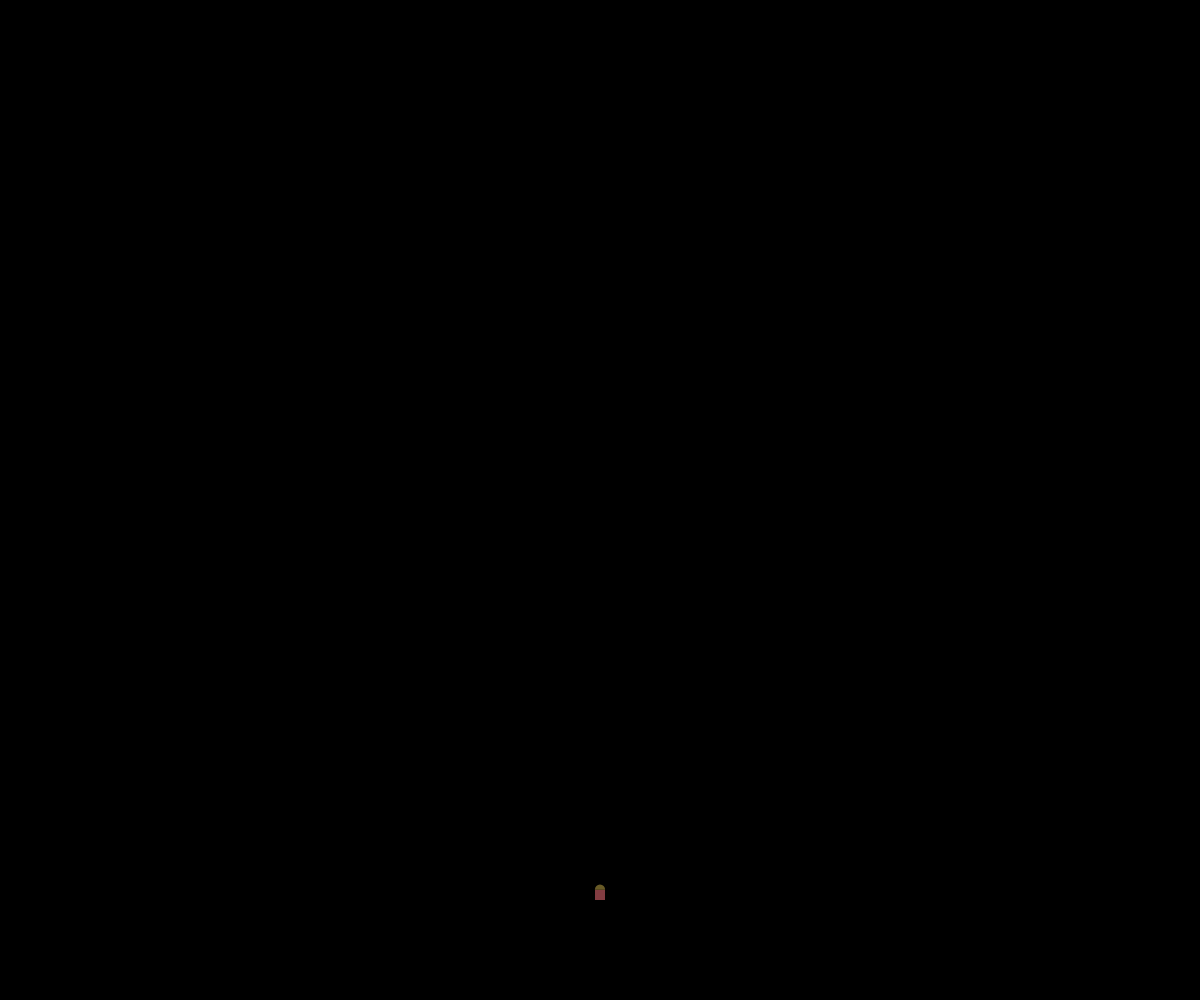
Frame 1 (no input)
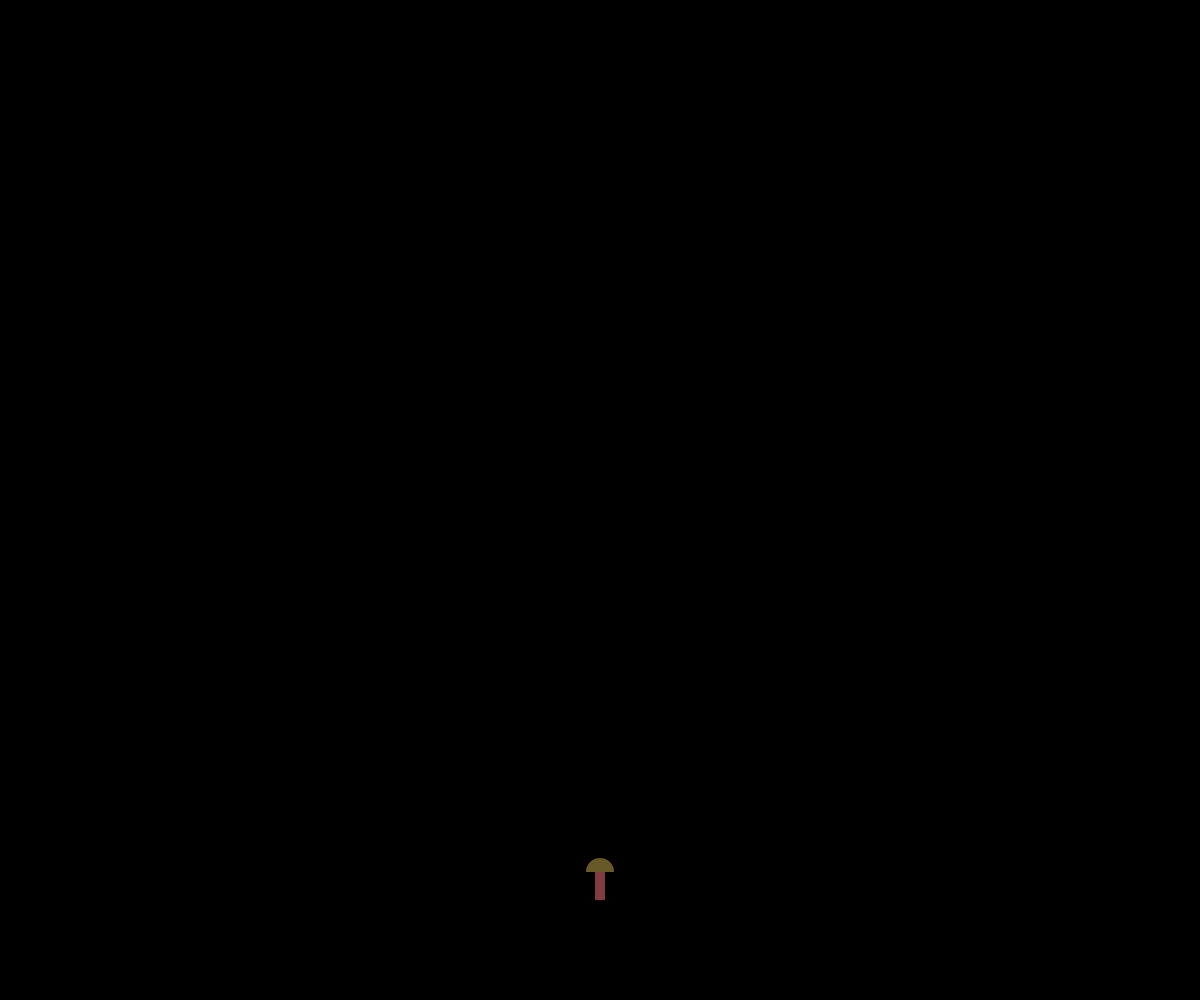
Frame 60 (no input)
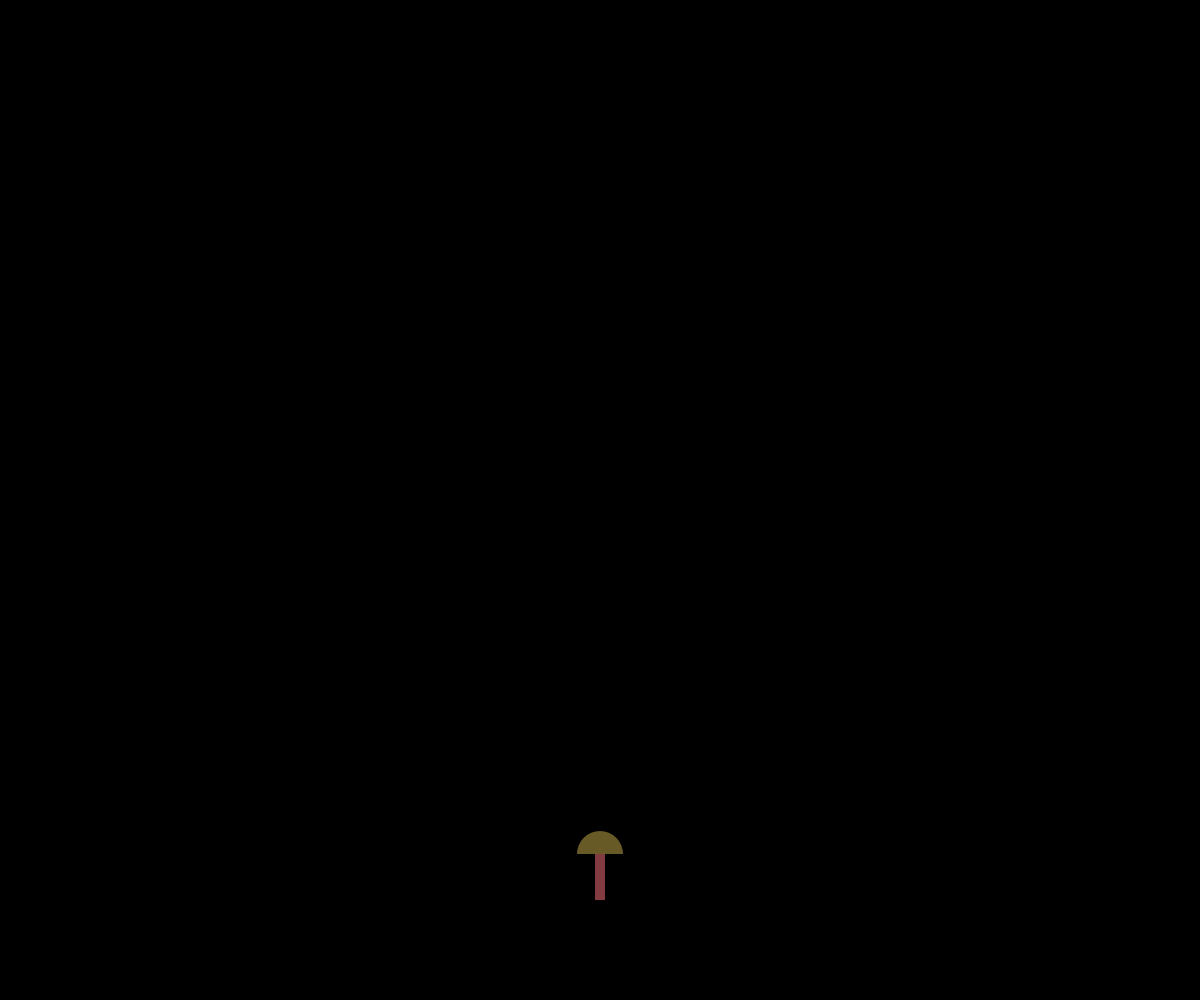
Frame 120 (the mouse pressed at the canvas centre since frame 60)

The p5.js sketch that drew these frames (run headless with seeded random() and noise() and a simulated clock; from frame 60 on, the mouse is pressed at the canvas centre):

// p5.js sketch
// ── sketch.js
let ground_level;
let mushrooms = [];
let circles = [];

function setup() {
  createCanvas(windowWidth, windowHeight);
  ground_level = windowHeight - windowHeight / 10;
  mushrooms.push(new Mushroom(width / 2, ground_level));
}

function draw() {
  background(0); // Set background color to black

  for (let i = 0; i < mushrooms.length; i++) {
    let mushroom = mushrooms[i];
    mushroom.update();
    mushroom.display();
  }

  // Update and display circles
  for (let i = circles.length - 1; i >= 0; i--) {
    let circle = circles[i];
    circle.applyGravity();
    circle.update();
    circle.display();

    // Check if the circle hits the ground
    if (circle.hitsGround()) {
      let mushroom = new Mushroom(circle.position.x, ground_level);
      mushrooms.push(mushroom);
      circles.splice(i, 1);
    }
  }

  if (mushrooms.length >= 100) {
    mushrooms.splice(mushrooms.length - 25, 25);
  }
}

class Mushroom {
  constructor(x, y) {
    this.stemHeight = 10;
    this.capWidth = 10;
    this.capHeight = 10;
    this.maxHeight = 200;
    this.growthSpeed = 0.3; // Adjust the mushroom growth speed here
    this.isFullyGrown = false;
    this.stemColor = randomColor(); // Random stem color
    this.capColor = randomColor(); // Random cap color
    this.x = x;
    this.y = y;
  }

  update() {
    if (!this.isFullyGrown) {
      // Increase mushroom size gradually
      if (this.stemHeight < this.maxHeight) {
        this.stemHeight += this.growthSpeed;
        this.capWidth += this.growthSpeed;
        this.capHeight += this.growthSpeed;
      } else {
        this.isFullyGrown = true;
        this.disperseCircles();
      }
    }
  }

  disperseCircles() {
    for (let i = 0; i < 3; i++) {
      // Adjust the number of circles here
      let x = random(this.x - this.capWidth / 2, this.x + this.capWidth / 2);
      let y = this.y - this.stemHeight;
      let velocity = createVector(random(-2, 2), random(-7, -3)); // Adjust the initial velocity here
      let circle = new Circle(x, y, velocity);
      circles.push(circle);
    }
  }

  display() {
    noStroke();

    // Draw stem
    fill(this.stemColor);
    rectMode(CENTER);
    rect(this.x, this.y - this.stemHeight / 2, 10, this.stemHeight);

    // Draw cap
    fill(this.capColor);
    arc(this.x, this.y - this.stemHeight, this.capWidth, this.capHeight, PI, 0);
  }
}

class Circle {
  constructor(x, y, velocity) {
    this.position = createVector(x, y);
    this.velocity = velocity;
    this.acceleration = createVector(0, 0.03); // Adjust the gravity here
    this.radius = 5;
    this.color = color(255, 225, 0);
  }

  applyGravity() {
    this.velocity.add(this.acceleration);
  }

  update() {
    this.position.add(this.velocity);
  }

  display() {
    fill(this.color);
    ellipse(this.position.x, this.position.y, this.radius * 2, this.radius * 2);
  }

  hitsGround() {
    return this.position.y + this.radius >= ground_level - 10;
  }
}

function randomColor() {
  let r = random(80, 150);
  let g = random(50, 100);
  let b = random(20, 80);
  return color(r, g, b);
}

function mouseClicked() {
  let mushroom = new Mushroom(mouseX, ground_level);
  mushrooms.push(mushroom);
}
